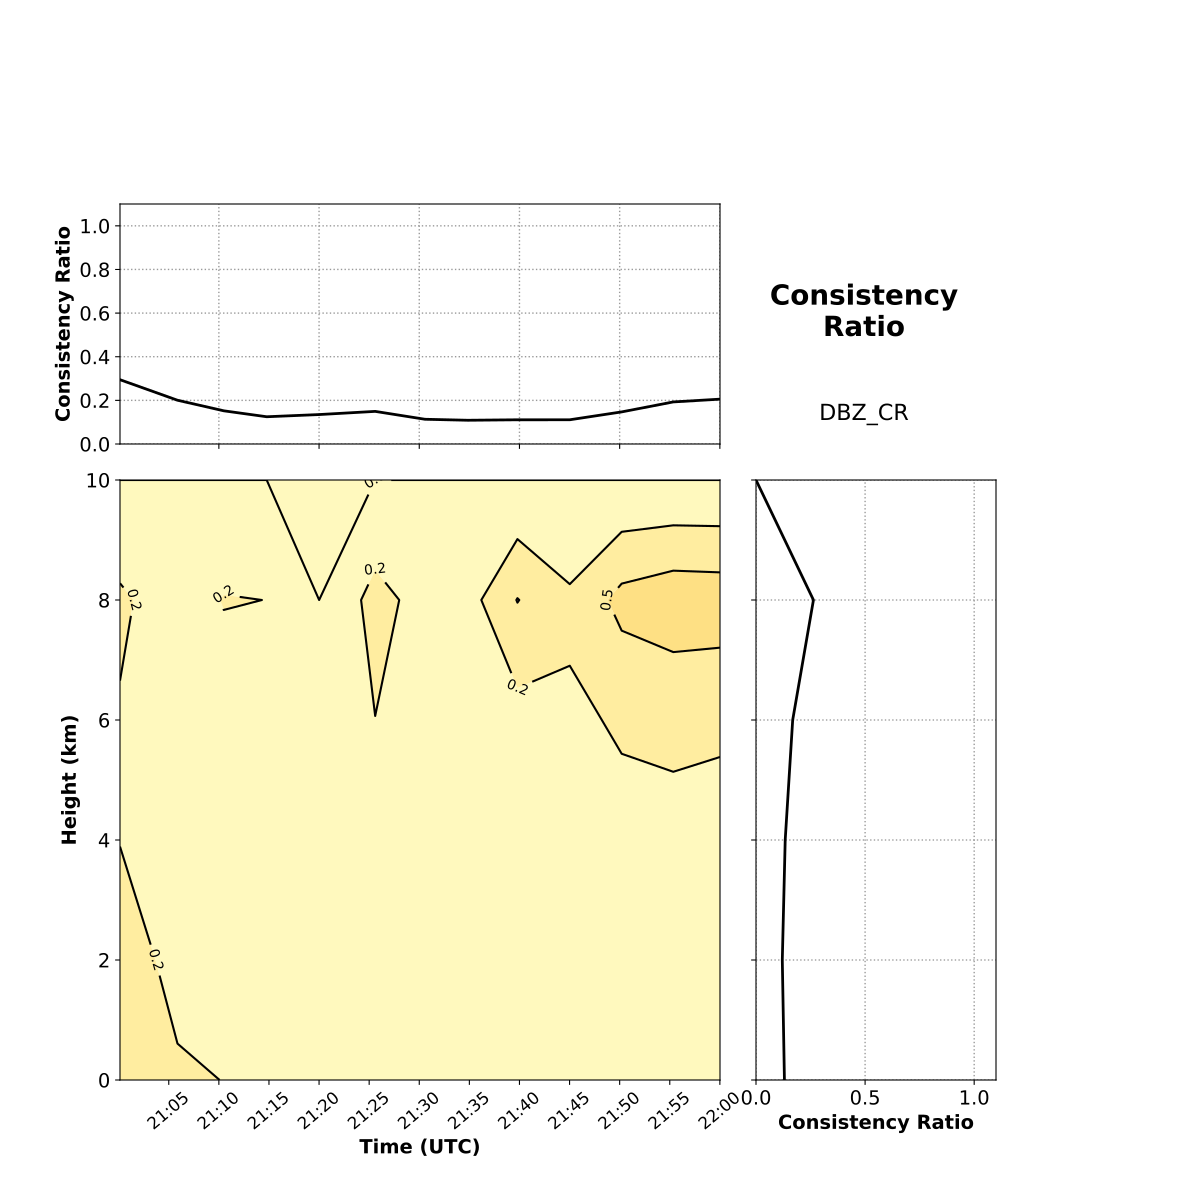

Python code for this plot:
from optparse import OptionParser
import sys
import os
import numpy as N
import datetime as DT 
import netCDF4 as ncdf
import glob
import pylab as P
from datetime import datetime
from Plotting.cbook2 import nice_mxmnintvl, nice_clevels
import matplotlib.cm as cm
import matplotlib.ticker as ticker
import matplotlib.dates as mdates
from scipy import ndimage

_bin_delta = 1
zbins = 2000. * N.arange(6)
radar_hgt = 373.

_prior_files = "Prior_*"
_plotfilename = "DBZ_ConsistencyRatio"

_cmin, _cmax = 0.0, 1.1   # limits for the single line plots...

variable = "REFL"   # valid variables:  VR, REFL
only_pos_dbz = True

sec_utime = "seconds since 1970-01-01 00:00:00"
auto_clevels = True

# definitions for the plot layout with multiple panels
left, width = 0.1, 0.5
bottom, height = 0.1, 0.5
bottom_h = left_h = left+width+0.03

rectC = [left, bottom, width, height]
rectX = [left, bottom_h, width, 0.2]
rectY = [left_h, bottom, 0.2, height]

kernel = N.array([[1,2,1],
                  [-2,0,-2],
                  [1,-2,1]])


## settings for plots - makes them look nicer
import matplotlib as mpl
import matplotlib.pyplot as plt
plt.rc('xtick', labelsize=14) 
plt.rc('ytick', labelsize=14) 
plt.rc('axes', labelsize=14, titlesize=18) 
mpl.rcParams.update({"axes.grid" : False, "grid.color": "0.6",  'grid.linestyle':':',
                    'grid.linewidth':1, 'axes.labelweight':'bold', 'legend.framealpha':1.0})



def smfnc(x):
    return ndimage.gaussian_filter(x, sigma=0.75)
    
# ------------------------------------------------------------------------------------------
# Search functions  each returns a boolean array of T/F with the same dimensions as field

def getIndexVariable(field, variable):
    return (field == variable)
    
def getIndexGreaterThan(field, value):
    return ( field > value )
    
def getIndexLessThan(field, value):
    return ( field < value )
    
def getIndexGreaterThanOrEqual(field, value):
    return ( field >= value )
    
def getIndexLessThanOrEqual(field, value):
    return ( field <= value )

def getIndexEqual(field, value):
    return ( field == value )

def getIndexNotEqual(field, value):
    return ( field != value )

#####################################################################################################
# Main program

if __name__ == "__main__":

    print("\n \n <<<<<======================================================================>>>>>> \n \n")
    print("     CONSISTENCY RATIO PLOT       \n\n ")

    usage = "usage: %prog [options] arg"
    parser = OptionParser(usage)

    parser.add_option("-d",  "--dir",    dest="dir",  type="string", help="Name of directory where Prior files are")
    parser.add_option("-t",  "--title",  dest="title", type="string", help="Name of plot and used as the name of the outputfile")
    parser.add_option(       "--noshow",  dest="noshow", default=False, action="store_true", help="Turn off screen plotting")

    (options, args) = parser.parse_args()

    if options.dir:
      dirname = os.path.join(options.dir,_prior_files)
    else:
      print("\n  ====>  No directory supplied, using %s as prefix \n" % _prior_files)
      dirname = os.path.join("./",_prior_files)

    if options.title:
      plotfilename = options.title
    else:
      plotfilename = _plotfilename

    file_list = glob.glob(dirname)
    file_list = sorted(file_list,key=os.path.getmtime)
    print(file_list)

    print("\nFirst file:  %s" % file_list[0])
    print("Last file:   %s\n" % file_list[-1])

    bin_delta = _bin_delta

    nbins = len(file_list) // bin_delta
    CR_TZ = N.zeros((zbins.size,nbins))
    CR_T  = N.zeros((nbins))
    CR_Z  = N.zeros((zbins.size))
    m = -1
    
    fig = P.figure(figsize=(12,12))
    fig.text(0.72, 0.72, "\n\nConsistency\nRatio", size=20, va="baseline", ha="center", multialignment="center", weight='bold')
    fig.text(0.72, 0.65, plotfilename, size=16, va="baseline", ha="center", multialignment="center")

    print("\n 2D CONSISTENCY RATIO CALCULATIONS......\n")
    
    datebins = []
    secsbins = []

    for n, file in enumerate(file_list):

        f = ncdf.Dataset(file)

        if n % bin_delta == 0:
        
            HxfL     = []
            depL     = []
            errorL   = []
            secsL    = []
            zL       = []
            kindL    = []
            valueL   = []

        valueL.append(f.variables["value"][:])
        HxfL.append(f.variables["Hxf"][:])
        zL.append(f.variables["z"][:] - radar_hgt)
        depL.append( f.variables["value"][:] - f.variables["Hxfbar"][:] )
        secsL.append(f.variables["secs"][:])
        errorL.append(N.sqrt(f.variables["error"][:]))
        kindL.append(ncdf.chartostring(f.variables["type"][:]))

        if n % bin_delta == bin_delta-1:
            Hxf   = N.concatenate(HxfL, axis=0)
            value = N.concatenate(valueL, axis=0)
            z     = N.concatenate(zL, axis=0)
            dep   = N.concatenate(depL, axis=0)
            secs  = N.concatenate(secsL, axis=0)
            error = N.concatenate(errorL, axis=0)
            kind  = N.concatenate(kindL, axis=0)
            #datebins.append((ncdf.num2date(secs[1],units=sec_utime)).strftime("%Y%m%d%H%M%S"))
            datebins.append(DT.datetime.utcfromtimestamp(secs.mean()))

            m = m + 1

            index_kind  = getIndexVariable(kind,variable)
            index_pos   = getIndexGreaterThanOrEqual(value, 10.0)

            for k in N.arange(zbins.size-1):
                index1                = getIndexGreaterThanOrEqual(z, zbins[k])
                index2                = getIndexLessThan(z, zbins[k+1])

                if only_pos_dbz:
                    index             = index_kind & index1 & index2 & index_pos
                else:
                    index             = index_kind & index1 & index2

                if N.sum(index == True) > 2: 
                    v           = value[index]
                    print(v.max(), v.min())
                    d           = dep[index]
                    obs_var     = error[index]
                    Hxftmp      = Hxf[index,:]
                    Hxf_var     = Hxftmp.var(ddof=1, axis=1).mean()
                    inno_var    = N.mean((d - d.mean())**2)
                    consi_ratio = (obs_var[1]**2 + Hxf_var) / inno_var
                    print("%s  NOBS: %5.5d    %3.3s: %3.1f  ZBIN:  %f  %f  RMSI: %6.3f  M-Innov: %7.3f  Spread: %6.3f  CRatio: %7.4f " \
                    % (file[-22:-3], d.size, "VR", obs_var[1], zbins[k], zbins[k+1], \
                    N.sqrt(inno_var), d.mean(), N.sqrt(obs_var[1]**2 + Hxf_var), consi_ratio))
                    CR_TZ[k,m] = consi_ratio
          
        f.close()

# Plotting

    axC = P.axes(rectC)

    zmin, zmax, cint = nice_mxmnintvl(zbins.min()/1000., zbins.max()/1000., outside=True, cint=1.0)
    zmin = 0.0

    if auto_clevels:
        cmin, cmax, cint, clevels = nice_clevels(0, 3, outside=False, cint = 0.25)
    else:
        clevels = N.arange(spread_limits[0], spread_limits[1], spread_limits[2])

    cs1=axC.contourf(datebins, zbins/1000., CR_TZ, clevels, cmap='YlOrRd')
    #axC.contour(datebins,  zbins/1000., CR_TZ, clevels, colors='k', linewidths=0.5, alpha=0.5)
    cs2=axC.contour(datebins,  zbins/1000., CR_TZ, clevels, colors='k')

    start = datebins[0]
    end   = datebins[-1]
    
    nticks_approx = 8
    minute_interval = 5*round((end-start).seconds/(nticks_approx*60*5)) #find the best interval divisble by 5 based on nticks
    
    axC.set_xlim(start, end)
    axC.set_ylim(zmin,zmax)
    
    maj_loc = mdates.MinuteLocator(interval=minute_interval)
    axC.xaxis.set_major_locator(maj_loc)
    dateFmt = mdates.DateFormatter('%H:%M')
    axC.xaxis.set_major_formatter(dateFmt)
    
    labels = axC.get_xticklabels()
    P.setp(labels, rotation=40, fontsize=12)
    
    axC.clabel(cs2, inline=1, fontsize=10, fmt="%1.1f")
    axC.set_ylabel("Height (km)", weight='bold')
    axC.set_xlabel("Time (UTC)",weight='bold')

#===================================================================================================
# time series Consistency Ratio

    print("\n TIME-SERIES CONSISTENCY RATIO CALCULATIONS......\n")

    datebins = []
    secsbins = []
    m = -1

    for n, file in enumerate(file_list):

        f = ncdf.Dataset(file)

        if n % bin_delta == 0:
        
            HxfL     = []
            valueL   = []
            depL     = []
            errorL   = []
            secsL    = []
            zL       = []
            kindL    = []

        valueL.append(f.variables["value"][:])
        HxfL.append(f.variables["Hxf"][:])
        zL.append(f.variables["z"][:] - radar_hgt)
        depL.append( f.variables["value"][:] - f.variables["Hxfbar"][:] )
        secsL.append(f.variables["secs"][:])
        errorL.append(N.sqrt(f.variables["error"][:]))
        kindL.append(ncdf.chartostring(f.variables["type"][:]))

        if n % bin_delta == bin_delta-1:
            Hxf   = N.concatenate(HxfL, axis=0)
            value = N.concatenate(valueL, axis=0)
            z     = N.concatenate(zL, axis=0)
            dep   = N.concatenate(depL, axis=0)
            secs  = N.concatenate(secsL, axis=0)
            error = N.concatenate(errorL, axis=0)
            kind  = N.concatenate(kindL, axis=0)
            #datebins.append((ncdf.num2date(secs[1],units=sec_utime)).strftime("%Y%m%d%H%M%S"))
            datebins.append(DT.datetime.utcfromtimestamp(secs.mean()))

            m = m + 1

            if only_pos_dbz:
                index_kind  = getIndexVariable(kind,variable)
                index_pos   = getIndexGreaterThanOrEqual(value, 10.0)
                index       = index_kind & index_pos
            else:
                index = getIndexVariable(kind,variable)
       
            if N.sum(index == True) > 2: 
                d           = dep[index]
                obs_var     = error[index]
                Hxftmp      = Hxf[index,:]
                Hxf_var     = Hxftmp.var(ddof=1, axis=1).mean()
                inno_var    = N.mean((d - d.mean())**2)
                consi_ratio = (obs_var[1]**2 + Hxf_var) / inno_var
                print("%s  NOBS: %5.5d    %3.3s: %3.1f  ZBIN:  %f  %f  RMSI: %6.3f  M-Innov: %7.3f  Spread: %6.3f  CRatio: %7.4f " \
                % (file[-22:-3], d.size, "VR", obs_var[1], 0.0, zbins.max(), \
                N.sqrt(inno_var), d.mean(), N.sqrt(obs_var[1]**2 + Hxf_var), consi_ratio))
                CR_T[m] = consi_ratio
      
        f.close()

# Plotting

    axX = P.axes(rectX)
#   cmin, cmax, cint = nice_mxmnintvl(CR_T.min(), CR_T.max(), outside=True, cint=1.0)  # Use this to get limits of the plot
    s = datebins[0]
    e = datebins[-1]
    axX.plot(datebins, CR_T, lw=2.0, color='k')
    axX.set_xlim(s, e)
    axX.set_ylim(_cmin, _cmax)
    axX.set_xticklabels([])
    axX.set_ylabel("Consistency Ratio")
    axX.grid(True)

    maj_loc = mdates.MinuteLocator(interval=10)

#===================================================================================================
# Height Consistency Ratio
    
    print("\n ZBIN-D CONSISTENCY RATIO CALCULATIONS......\n")

    datebins = []
    secsbins = []
    m = -1
        
    HxfL     = []
    depL     = []
    errorL   = []
    secsL    = []
    zL       = []
    kindL    = []
    valueL   = []

    for n, file in enumerate(file_list):

        f = ncdf.Dataset(file)

        HxfL.append(f.variables["Hxf"][:])
        valueL.append(f.variables["value"][:])
        zL.append(f.variables["z"][:] - radar_hgt)
        depL.append( f.variables["value"][:] - f.variables["Hxfbar"][:] )
        secsL.append(f.variables["secs"][:])
        errorL.append(N.sqrt(f.variables["error"][:]))
        kindL.append(ncdf.chartostring(f.variables["type"][:]))

        f.close()

    Hxf   = N.concatenate(HxfL, axis=0)
    z     = N.concatenate(zL, axis=0)
    dep   = N.concatenate(depL, axis=0)
    secs  = N.concatenate(secsL, axis=0)
    error = N.concatenate(errorL, axis=0)
    kind  = N.concatenate(kindL, axis=0)
    value = N.concatenate(valueL, axis=0)

    if only_pos_dbz:
        index_k     = getIndexVariable(kind,variable)
        index_pos   = getIndexGreaterThanOrEqual(value, 10.0)
        index_kind  = index_k & index_pos
    else:
        index_kind = getIndexVariable(kind,variable)
       
    for k in N.arange(zbins.size-1):
        index1                = getIndexGreaterThanOrEqual(z, zbins[k])
        index2                = getIndexLessThan(z, zbins[k+1])
        index                 = index_kind & index1 & index2
        if N.sum(index == True) > 2: 
            d           = dep[index]
            obs_var     = error[index]
            Hxftmp      = Hxf[index,:]
            Hxf_var     = Hxftmp.var(ddof=1, axis=1).mean()
            inno_var    = N.mean((d - d.mean())**2)
            consi_ratio = (obs_var[1]**2 + Hxf_var) / inno_var
            print("%s  NOBS: %5.5d    %3.3s: %3.1f  ZBIN:  %05.0f  %05.5f  RMSI: %6.3f  M-Innov: %7.3f  Spread: %6.3f  CRatio: %7.4f " \
            % (file[-22:-3], d.size, "VR", obs_var[1], zbins[k], zbins[k+1], \
            N.sqrt(inno_var), d.mean(), N.sqrt(obs_var[1]**2 + Hxf_var), consi_ratio))
            CR_Z[k] = consi_ratio
    
# Plotting
  
    axY = P.axes(rectY)
#   cmin, cmax, cint = nice_mxmnintvl(CR_Z.min(), CR_Z.max(), outside=True, cint=1.0)  # Use this to get limits of the plot
    
    axY.plot(CR_Z, zbins/1000., lw=2.0, color='k')
    axY.set_ylim(0.0,zbins.max()/1000.)
    axY.set_xlim(_cmin,_cmax)
    axY.set_yticklabels([])
    axY.set_xlabel("Consistency Ratio")
    axY.grid(True)
    
#===================================================================================================
# SAVE FILE AND SHOW PLOT

    P.savefig(plotfilename+".pdf")
    if not options.noshow:
        P.show()
